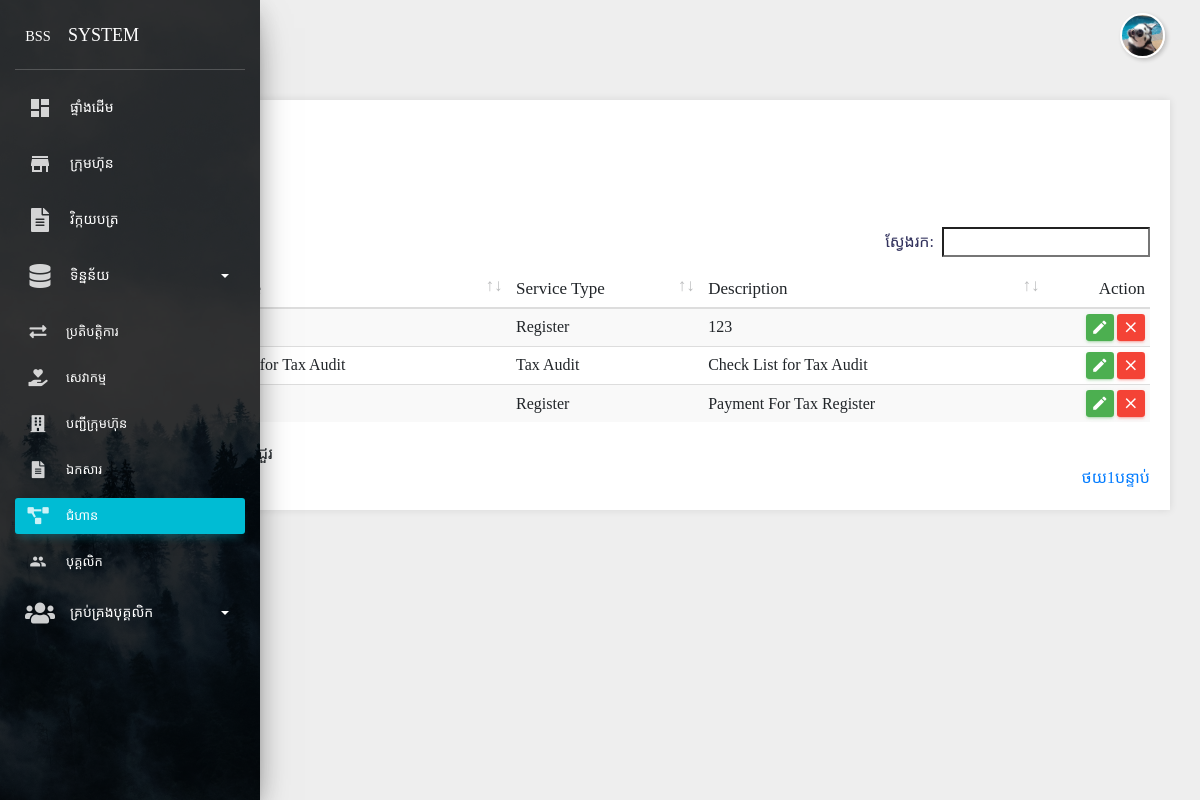
The page /steps/index.php (signed in) on the database its author committed.
### tables this page shows
CREATE TABLE `tbl_main_menu` (
  `mm_id` int(11) NOT NULL,
  `mm_name` char(50) NOT NULL,
  `mm_icon` char(50) NOT NULL,
  `mm_directory` char(50) NOT NULL,
  `mm_index_order` tinyint(4) NOT NULL
);

CREATE TABLE `tbl_left_menu` (
  `lm_id` int(11) NOT NULL,
  `lm_name` char(50) NOT NULL,
  `lm_icon` char(50) NOT NULL,
  `lm_directory` char(50) NOT NULL,
  `lm_index_order` tinyint(4) NOT NULL,
  `lm_main_menu` int(11) NOT NULL,
  `lm_status` int(11) NOT NULL
);

CREATE TABLE `tbl_step` (
  `step_id` int(11) NOT NULL,
  `step_name` varchar(255) NOT NULL,
  `step_service` int(11) NOT NULL,
  `step_description` text NOT NULL,
  `created_at` timestamp NOT NULL DEFAULT CURRENT_TIMESTAMP,
  `updated_at` timestamp NOT NULL DEFAULT '0000-00-00 00:00:00' ON UPDATE CURRENT_TIMESTAMP
);

CREATE TABLE `tbl_service` (
  `s_id` int(11) NOT NULL,
  `s_name` varchar(255) NOT NULL,
  `s_price` int(11) NOT NULL,
  `s_description` text NOT NULL,
  `created_by` int(11) NOT NULL,
  `updated_by` int(11) NOT NULL,
  `created_at` timestamp NOT NULL DEFAULT CURRENT_TIMESTAMP,
  `updated_at` timestamp NOT NULL DEFAULT '0000-00-00 00:00:00' ON UPDATE CURRENT_TIMESTAMP
);

### steps/index.php (the view, shortened to what this page needs)
<?php
	$m = '4';
	$sm = '11';
	include('../config/key.php');
	$header ='header.php';
	$s_sql = '';
	$s_id = '';
	$sub_s_id = '';
	$btnadd = '<a href="?action=add'.$sub_s_id.'" class="btn btn-success"><i class="fa fa-plus"></i> &nbsp;&nbsp;បន្ថែម</a>';
	include('../layout/'.$header);
	if (@$_GET['action']=='add') {
		$services = '';
		$q_s_option = $db->query("SELECT s_name,s_id FROM tbl_service ORDER BY s_name");
		while ($row = mysqli_fetch_object($q_s_option)) {
			$services .= '<option value="'.$row->s_id.'" '.(($row->s_id==$s_id)? 'selected':'').'>'.$row->s_name.'</option>';
		}
		include('create.php');
	}else{
		$query = $db->query("SELECT * FROM tbl_step AS A
			LEFT JOIN tbl_service AS B on A.step_service=B.s_id $s_sql
			ORDER BY A.step_name");
		if ($query->num_rows > 0) {
			$tbody ='';
			$i =1;
			while ($step = $query->fetch_object()) {
				$tbody .='<tr>
					<td class="text-center">'.$i.'</td>
					<td>'.$step->step_name.'</td>
					<td>'.$step->s_name.'</td>
					<td>'.$step->step_description.'</td>
					<td class="td-actions text-right">
						<a href="?action=edit&id='.$step->step_id.$sub_s_id.'" class="btn btn-success">
								<i class="material-icons">edit</i>
						</a>
						<button type="button" onclick="getId('.$step->step_id.')" data-toggle="modal" data-target="#deleteModal" class="btn btn-danger" title="Delete">
							<i class="material-icons">close</i>
						</button>
					</td>
				</tr>';
				$i++;
			}
		}
	}
?>

### layout/sidenav.php
<div class="sidebar" data-color="azure" data-background-color="black" data-image="<?=@BASE?>dist/img/sidenav4.jpg">
	<div class="logo">
		<a href="<?=@BASE?>" class="simple-text logo-mini">
			<small>BSS</small>
		</a>
		<a href="<?=@BASE?>	" class="simple-text logo-normal">
			SYSTEM
		</a>
	</div>
	<div class="sidebar-wrapper">
		<ul class="nav">
	    <?php
	        $v_get_menu = $db->query("SELECT A.*,COUNT(A.mm_id) AS sum_left_menu,
	        	(SELECT COUNT(*) FROM tbl_left_menu WHERE lm_main_menu=A.mm_id) as count_left_menu_exist
	        	FROM tbl_main_menu AS A
	            INNER JOIN tbl_left_menu AS B ON B.lm_main_menu=A.mm_id
	            INNER JOIN tbl_permission AS C ON C.p_module=B.lm_id
	            INNER JOIN users AS E ON E.u_role_id=C.p_position
	            WHERE E.id=".UID."
	            AND C.p_view='1'
	            GROUP BY A.mm_id
	            ORDER BY mm_index_order ASC");
	        while ($row_menu = mysqli_fetch_object($v_get_menu)) {
	            if($row_menu->sum_left_menu>1 OR $row_menu->count_left_menu_exist>1){
	            	echo '<li class="nav-item ">
												<a class="nav-link" data-toggle="collapse" href="#drop-'.$row_menu->mm_id.'">
													'.$row_menu->mm_icon.'
													<p>'.$row_menu->mm_name.'
														<b class="caret"></b>
													</p>
												</a>
												<div class="collapse '.((@$m==$row_menu->mm_id)?('show'):('')).'" id="drop-'.$row_menu->mm_id.'">
													<ul class="nav">';
													 	$v_get_sub_menu = $db->query("SELECT B.* FROM tbl_main_menu AS A
										                    INNER JOIN tbl_left_menu AS B ON B.lm_main_menu=A.mm_id
										                    INNER JOIN tbl_permission AS C ON C.p_module=B.lm_id
										                    INNER JOIN users AS E ON E.u_role_id=C.p_position
										                    WHERE E.id=".UID."
										                    AND B.lm_main_menu='".$row_menu->mm_id."'
										                    AND C.p_view='1'
										                    AND B.lm_status=1
										                    GROUP BY B.lm_id
										                    ORDER BY lm_index_order ASC");
										                while ($row_sub_menu = mysqli_fetch_object($v_get_sub_menu)) {
										                    echo '<li class="nav-item '.((@$sm==$row_sub_menu->lm_id)?('active'):('')).'">
														 		<a class="nav-link" href="'.@BASE.$row_sub_menu->lm_directory.'">
															 		'.$row_sub_menu->lm_icon.'
															 		<span class="sidebar-normal">'.$row_sub_menu->lm_name.' </span>
															 	</a>
														 	</li>';
               }
								echo '</ul>
								</div>
							</li>';
	            }else{
		            echo '<li class="nav-item '.(($m==$row_menu->mm_id)?('active'):('')).'">
												<a class="nav-link" href="'.@BASE.$row_menu->mm_directory.'">
													'.$row_menu->mm_icon.'
													<p>'.$row_menu->mm_name.'</p>
												</a>
											</li>';
	            }
	        }
    	?>
		</ul>
	</div>
</div>

### rows shown on the page
tbl_main_menu: mm_name "ផ្ទាំងដើម"
tbl_main_menu: mm_name "ក្រុមហ៊ុន"
tbl_main_menu: mm_name "វិក្កយបត្រ"
tbl_main_menu: mm_name "ទិន្នន័យ"
tbl_left_menu: lm_name "ប្រតិបត្តិការ"
tbl_left_menu: lm_name "សេវាកម្ម"
tbl_left_menu: lm_name "បញ្ជីក្រុមហ៊ុន"
tbl_left_menu: lm_name "ឯកសារ"
tbl_left_menu: lm_name "ជំហាន"
tbl_left_menu: lm_name "បុគ្គលិក"
tbl_main_menu: mm_name "គ្រប់គ្រងបុគ្គលិក"
tbl_step: tbl_service.s_name "Register", step_description "123"
tbl_step: step_name "Check List for Tax Audit", tbl_service.s_name "Tax Audit", step_description "Check List for Tax Audit"
tbl_step: tbl_service.s_name "Register", step_description "Payment For Tax Register"
